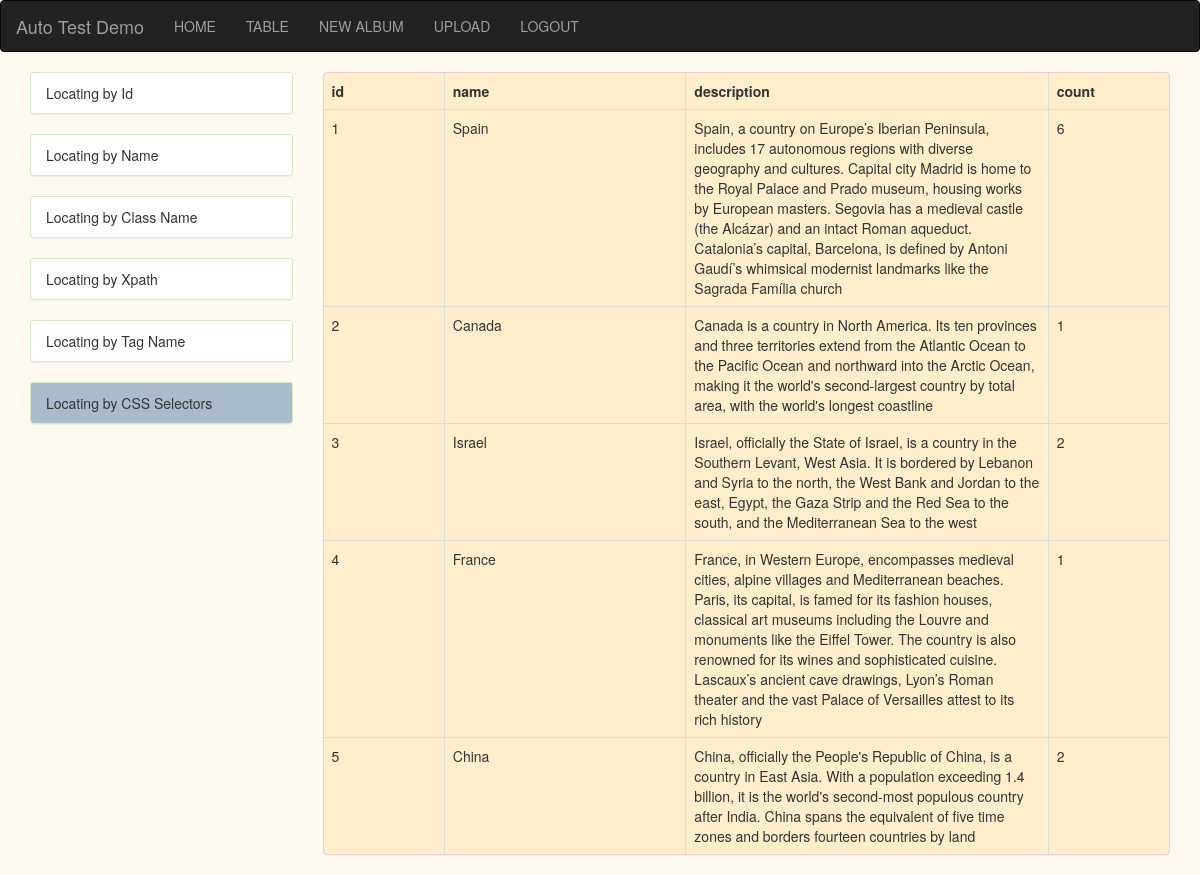
The page /data_grid (signed in) on the database its author committed.
### model/models.py (models this page shows)
class IMAGE_ALBUM(db.Model):
    id = db.Column(db.Integer, primary_key=True)
    album_name = db.Column(db.String(100), unique=False, nullable=False)
    album_description = db.Column(db.String(100), unique=False, nullable=False)
    __table_args__ = (db.UniqueConstraint('id', 'album_name'),)

### main.py (the view)
@app.route('/data_grid',methods=['GET'])
@login_required
def data_grid():
    new_grid_list = []
    all_albums_info = IMAGE_ALBUM.query.all()
    for each_line in all_albums_info:
        new_grid = {}
        new_grid["id"] = each_line.id
        new_grid["name"] = each_line.album_name
        new_grid["description"] = each_line.album_description
        new_grid["count"] = IMAGE_INFO.query.filter_by(img_album=each_line.album_name).count()
        new_grid_list.append(new_grid)
    print(new_grid_list)
    return render_template('data_grid.html',all_albums_info=new_grid_list)

### main.py (called while the page is built)
@login_manager.user_loader
def load_user(user_id):
    return USER_INFO.query.filter_by(id=user_id).first()

### templates/data_grid.html
{% extends "layout.html" %}
{% block data_grid %}
<div class='panel panel-danger product_list'>
	<table class="table table-dark table-bordered">
		<thead>
			<th scope="col">id</th>
      		<th scope="col">name</th>
      		<th scope="col">description</th>
      		<th scope="col">count</th>
		</thead>
		<tbody>
		{% for each_album in all_albums_info %}
		<tr>
		<td style="width:100px;">
			{{ each_album.id }}
		</td>
		<td style="width:200px;">
			{{ each_album.name }}
		</td>
		<td style="width:300px;">
			{{ each_album.description }}
		</td>
		<td style="width:100px;">
			{{ each_album.count }}
		</td>
		</tr>
		{% endfor %}
		</tbody>
	</table>
</div>
{% endblock %}

### static/css/index.css (style rules this page uses)
body { background-size: 100%; background-color: #FFFaF1; }
.product_list { background-color: #ffeecc; }

### rows shown on the page
IMAGE_ALBUM: id "1", name "Spain", description "Spain, a country on Europe’s Iberian Peninsula, includes 17 autonomous regions with diverse geography and cultures. Capital city Madrid is home to the Royal Palace and Prado museum, housing works by European masters. Segovia has a medieval castle (the Alcázar) and an intact Roman aqueduct. Catalonia’s capital, Barcelona, is defined by Antoni Gaudí’s whimsical modernist landmarks like the Sagrada Família church", count "6"
IMAGE_ALBUM: id "2", name "Canada", description "Canada is a country in North America. Its ten provinces and three territories extend from the Atlantic Ocean to the Pacific Ocean and northward into the Arctic Ocean, making it the world's second-largest country by total area, with the world's longest coastline", count "1"
IMAGE_ALBUM: id "3", name "Israel", description "Israel, officially the State of Israel, is a country in the Southern Levant, West Asia. It is bordered by Lebanon and Syria to the north, the West Bank and Jordan to the east, Egypt, the Gaza Strip and the Red Sea to the south, and the Mediterranean Sea to the west", count "2"
IMAGE_ALBUM: id "4", name "France", description "France, in Western Europe, encompasses medieval cities, alpine villages and Mediterranean beaches. Paris, its capital, is famed for its fashion houses, classical art museums including the Louvre and monuments like the Eiffel Tower. The country is also renowned for its wines and sophisticated cuisine. Lascaux’s ancient cave drawings, Lyon’s Roman theater and the vast Palace of Versailles attest to its rich history", count "1"
IMAGE_ALBUM: id "5", name "China", description "China, officially the People's Republic of China, is a country in East Asia. With a population exceeding 1.4 billion, it is the world's second-most populous country after India. China spans the equivalent of five time zones and borders fourteen countries by land", count "2"
